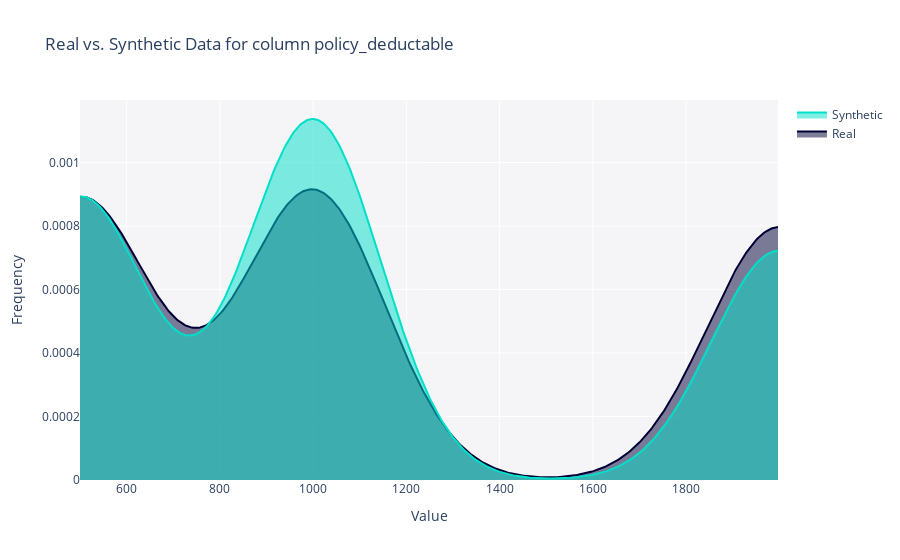
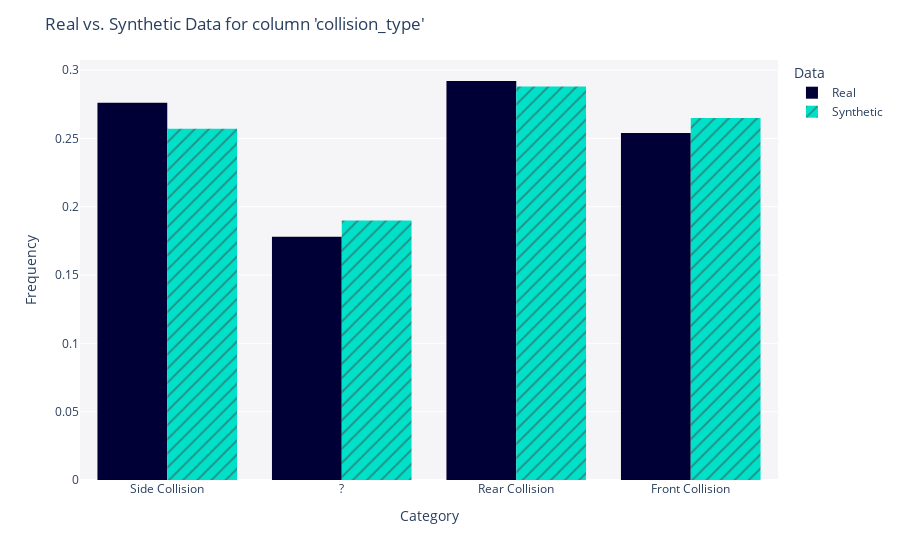
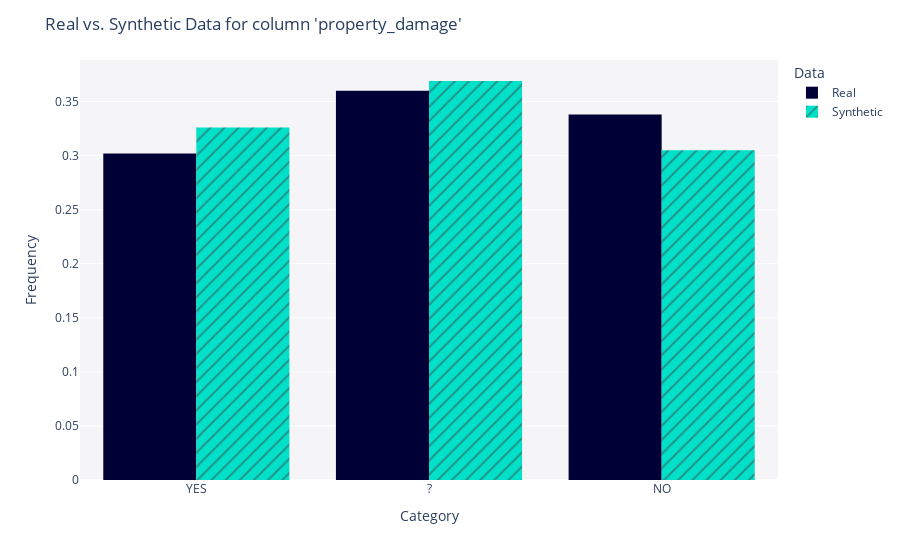
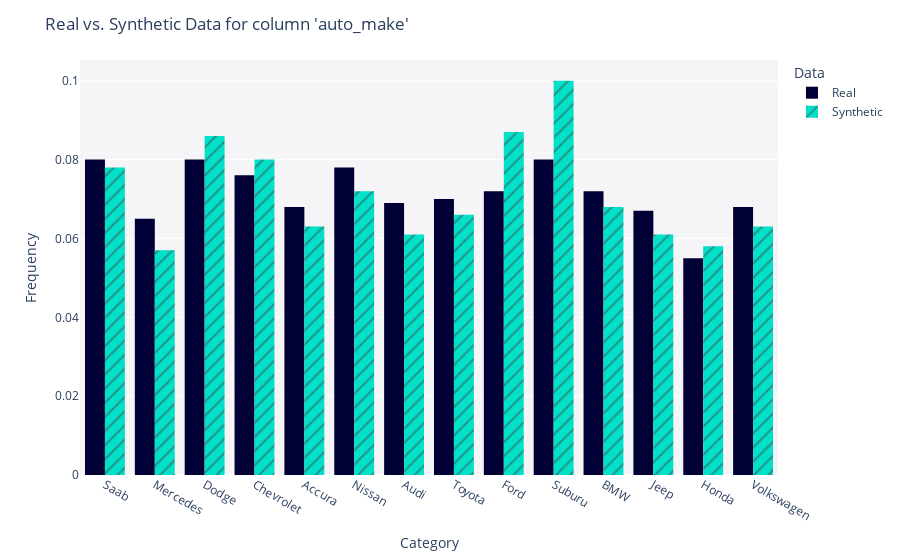

The notebook cell these images were saved under, in order:
### Code cell
import matplotlib.pyplot as plt
from sdv.evaluation.single_table import get_column_plot

all_columns = data.columns.tolist()


for column_name in display_column:
    fig = get_column_plot(
        real_data=data,
        synthetic_data=modify_df,
        column_name=column_name,
        metadata=metadata1
    )

    fig.show()

### Figure 1 — Plotly figure (JSON) as saved in the notebook; plotly's stock layout.template omitted (floating-point values rounded to 4 significant figures; data arrays with more than 128 entries replaced by an {"elided": "..."} marker saying what was removed)
{"data": [{"fill": "tozeroy", "hovertemplate": "<b>Real</b><br>Value: %{x}<br>Frequency: %{y}<extra></extra>", "legendgroup": "Real", "marker": {"color": "#000036"}, "mode": "lines", "name": "Real", "showlegend": true, "type": "scatter", "x": {"elided": "500 int values"}, "xaxis": "x", "y": {"elided": "500 float values"}, "yaxis": "y"}, {"fill": "tozeroy", "hovertemplate": "<b>Synthetic</b><br>Value: %{x}<br>Frequency: %{y}<extra></extra>", "legendgroup": "Synthetic", "marker": {"color": "#01E0C9"}, "mode": "lines", "name": "Synthetic", "showlegend": true, "type": "scatter", "x": {"elided": "500 int values"}, "xaxis": "x", "y": {"elided": "500 float values"}, "yaxis": "y"}], "layout": {"barmode": "overlay", "hovermode": "closest", "legend": {"traceorder": "reversed"}, "plot_bgcolor": "#F5F5F8", "title": {"text": "Real vs. Synthetic Data for column policy_deductable"}, "xaxis": {"anchor": "y2", "domain": [0, 1], "title": {"text": "Value"}, "zeroline": false}, "yaxis": {"anchor": "free", "domain": [0, 1], "position": 0, "title": {"text": "Frequency"}}}}

### Figure 2 — Plotly figure (JSON) as saved in the notebook; plotly's stock layout.template omitted (floating-point values rounded to 4 significant figures; data arrays with more than 128 entries replaced by an {"elided": "..."} marker saying what was removed)
{"data": [{"alignmentgroup": "True", "bingroup": "x", "histnorm": "probability density", "hovertemplate": "<b>Real</b><br>Frequency: %{y}<extra></extra>", "legendgroup": "Real", "marker": {"color": "#000036", "pattern": {"shape": ""}}, "name": "Real", "offsetgroup": "Real", "orientation": "v", "showlegend": true, "type": "histogram", "x": {"elided": "1000 str values"}, "xaxis": "x", "yaxis": "y"}, {"alignmentgroup": "True", "bingroup": "x", "histnorm": "probability density", "hovertemplate": "<b>Synthetic</b><br>Frequency: %{y}<extra></extra>", "legendgroup": "Synthetic", "marker": {"color": "#01E0C9", "pattern": {"shape": "/"}}, "name": "Synthetic", "offsetgroup": "Synthetic", "orientation": "v", "showlegend": true, "type": "histogram", "x": {"elided": "1000 str values"}, "xaxis": "x", "yaxis": "y"}], "layout": {"barmode": "group", "legend": {"title": {"text": "Data"}, "tracegroupgap": 0}, "margin": {"t": 60}, "plot_bgcolor": "#F5F5F8", "title": {"text": "Real vs. Synthetic Data for column 'collision_type'"}, "xaxis": {"anchor": "y", "domain": [0, 1], "title": {"text": "Category"}}, "yaxis": {"anchor": "x", "domain": [0, 1], "title": {"text": "Frequency"}}}}

### Figure 3 — Plotly figure (JSON) as saved in the notebook; plotly's stock layout.template omitted (floating-point values rounded to 4 significant figures; data arrays with more than 128 entries replaced by an {"elided": "..."} marker saying what was removed)
{"data": [{"alignmentgroup": "True", "bingroup": "x", "histnorm": "probability density", "hovertemplate": "<b>Real</b><br>Frequency: %{y}<extra></extra>", "legendgroup": "Real", "marker": {"color": "#000036", "pattern": {"shape": ""}}, "name": "Real", "offsetgroup": "Real", "orientation": "v", "showlegend": true, "type": "histogram", "x": {"elided": "1000 str values"}, "xaxis": "x", "yaxis": "y"}, {"alignmentgroup": "True", "bingroup": "x", "histnorm": "probability density", "hovertemplate": "<b>Synthetic</b><br>Frequency: %{y}<extra></extra>", "legendgroup": "Synthetic", "marker": {"color": "#01E0C9", "pattern": {"shape": "/"}}, "name": "Synthetic", "offsetgroup": "Synthetic", "orientation": "v", "showlegend": true, "type": "histogram", "x": {"elided": "1000 str values"}, "xaxis": "x", "yaxis": "y"}], "layout": {"barmode": "group", "legend": {"title": {"text": "Data"}, "tracegroupgap": 0}, "margin": {"t": 60}, "plot_bgcolor": "#F5F5F8", "title": {"text": "Real vs. Synthetic Data for column 'property_damage'"}, "xaxis": {"anchor": "y", "domain": [0, 1], "title": {"text": "Category"}}, "yaxis": {"anchor": "x", "domain": [0, 1], "title": {"text": "Frequency"}}}}

### Figure 4 — Plotly figure (JSON) as saved in the notebook; plotly's stock layout.template omitted (floating-point values rounded to 4 significant figures; data arrays with more than 128 entries replaced by an {"elided": "..."} marker saying what was removed)
{"data": [{"alignmentgroup": "True", "bingroup": "x", "histnorm": "probability density", "hovertemplate": "<b>Real</b><br>Frequency: %{y}<extra></extra>", "legendgroup": "Real", "marker": {"color": "#000036", "pattern": {"shape": ""}}, "name": "Real", "offsetgroup": "Real", "orientation": "v", "showlegend": true, "type": "histogram", "x": {"elided": "1000 str values"}, "xaxis": "x", "yaxis": "y"}, {"alignmentgroup": "True", "bingroup": "x", "histnorm": "probability density", "hovertemplate": "<b>Synthetic</b><br>Frequency: %{y}<extra></extra>", "legendgroup": "Synthetic", "marker": {"color": "#01E0C9", "pattern": {"shape": "/"}}, "name": "Synthetic", "offsetgroup": "Synthetic", "orientation": "v", "showlegend": true, "type": "histogram", "x": {"elided": "1000 str values"}, "xaxis": "x", "yaxis": "y"}], "layout": {"barmode": "group", "legend": {"title": {"text": "Data"}, "tracegroupgap": 0}, "margin": {"t": 60}, "plot_bgcolor": "#F5F5F8", "title": {"text": "Real vs. Synthetic Data for column 'auto_make'"}, "xaxis": {"anchor": "y", "domain": [0, 1], "title": {"text": "Category"}}, "yaxis": {"anchor": "x", "domain": [0, 1], "title": {"text": "Frequency"}}}}
